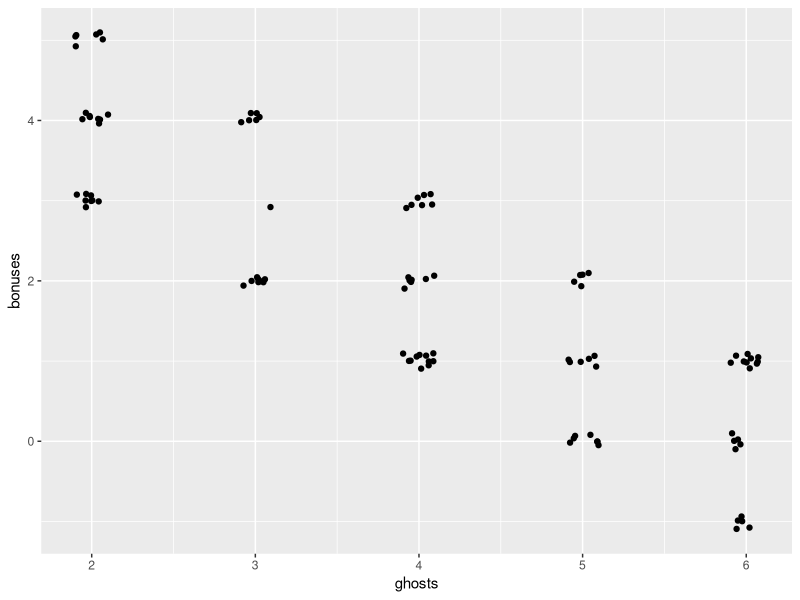

This chart was generated by the following R code:

set.seed(2021)
n <- 100

ghosts <- sample(2:6, n, replace = TRUE) 
bonuses <- 6 - ghosts + sample(c(-1, 0, 1), n, replace = TRUE)
error <- rnorm(n, sd=0.1)

time <- .5 * ghosts -2 * bonuses + 20 + error

summary(lm(time~bonuses))
summary(lm(time~ghosts + bonuses))


library(ggplot2)

df <- data.frame(ghosts, bonuses)

ggplot(df, aes(ghosts, bonuses)) +
  geom_jitter(height=0.1, width=0.1)
